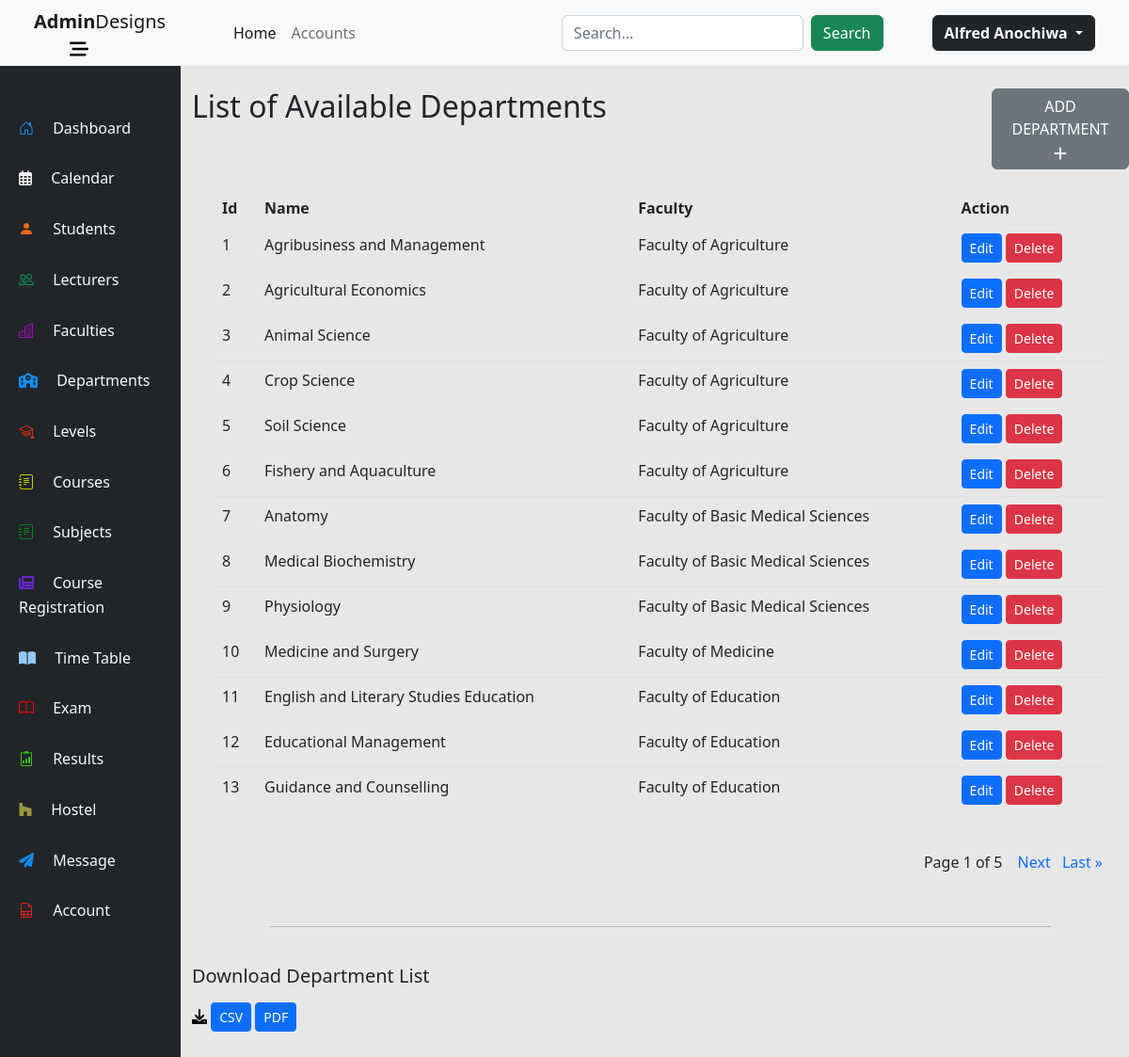
The app's page /departments/ (signed in) with its own data.
### departments/models.py (models this page shows, shortened)
class Department(models.Model):
    DURATION = (
        ('4', '4 Years'),
        ('5', '5 Years'),
        ('6', '6 Years')
    )
    departmentId = models.AutoField(primary_key=True)
    departmentName = models.CharField(blank=False, max_length=100, unique=True)
    faculty = models.ForeignKey(Faculty, on_delete=models.CASCADE)
    courseDuration =  models.CharField(max_length=1, choices=DURATION, blank=False)

### faculties/models.py (models this page shows)
class Faculty(models.Model):
    facultyId = models.AutoField(primary_key=True)
    facultyName = models.CharField(blank=False, max_length=100, unique=True)
    def __str__(self):
        return f'Faculty of {self.facultyName}'
    class Meta:
        verbose_name_plural = 'Faculties'

### departments/views.py (the view)
# urls.py: path('', views.department, name='department'),
@login_required
def department(request):
    dept = Department.objects.all()
    paginator = Paginator(dept, 13)
    page_number = request.GET.get('page')
    page_obj = paginator.get_page(page_number)
    context = {
        'dept':page_obj,
    }
    return render(request, 'dept-page.html', context)

### departments/templates/dept-page.html (shortened to what this page needs)
{% extends 'dashboard/base.html' %}
{% block content %}
<div class="row mt-4">
    <div class="h2 col-10">List of Available Departments</div>
    <div class="col-2">
        <a name="add-department" id="add-department" class="btn btn-secondary" href="add-department" role="button">
            ADD DEPARTMENT
        </a>
    </div>
</div>
<div class="table-container m-4 mb-5">
    <table class="table sm table-hover ">
    <thead>
        <tr class="h6">
            <th>Id</th>
            <th>Name</th>
            <th>Faculty</th>
            <th>Action</th>
    </thead>
    <tbody>
        {% for d in dept %}
        <tr>
            <td>
                <a href="details/{{d.departmentId}}" class="text-decoration-none text-dark" id="{{ d.departmentName }}">
                    {{d.departmentId}}
                </a>
            </td>
            <td>
                <a href="details/{{d.departmentId}}" class="text-decoration-none text-dark" id="{{ d.departmentName }}">
                    {{d.departmentName}}
                </a>
            </td>
            <td>
                    <a href="details/{{d.departmentId}}" class="text-decoration-none text-dark" id="{{ d.departmentName }}">
                    {{d.faculty}}
                </a>
            </td>
            <td>
                <a href="edit-department/{{d.departmentId}}" class="text-decoration-none text-dark" id="{{ d.departmentName }}">
                    <button type="button" class="btn btn-sm btn-primary">Edit</button>
                </a>
                <a href="delete-department/{{d.departmentId}}" class="text-decoration-none text-dark" id="{{ d.departmentName }}">
                    <button type="button" class="btn btn-sm btn-danger">Delete</button>
                </a>
            </td>
        </tr>
        {% endfor %}
    </tbody>
    </table>
    <div class="pagination  text-center float-end mt-4">
        <span class="step-links">
        <span class="current ms-2 me-2">
        Page {{ dept.number }} of {{ dept.paginator.num_pages }}
        </span>
        {% if dept.has_next %}
        <a class="text-decoration-none ms-1 me-1" href="?page={{ dept.next_page_number }}">Next</a>
        <a class="text-decoration-none ms-1 me-1" href="?page={{ dept.paginator.num_pages }}">Last &raquo;</a>
        {% endif %}
      </span>
    </div>
</div>
<br><br>
<div class="col-12 justify-content-center d-flex">
    <hr class="mt-4 col-10 ">
</div>
<div class="h5 mt-4 mb-3 col-10">Download Department List</div>
<div class="col-12 mb-5">
    <a name="department-list-csv" id="department-list-csv" class="btn btn-primary btn-sm" href="department-list-csv" role="button">CSV</a>
    <a name="department-list-pdf" id="department-list-pdf" class="btn btn-primary btn-sm" href="department-list-pdf" role="button">PDF</a>
</div>
{% endblock content %}

### dashboard/templates/dashboard/base.html (shortened to what this page needs)
{% load static %}
<!DOCTYPE html>
<html lang="en">
<head>
    <link rel="stylesheet" href="https://cdn.jsdelivr.net/npm/bootstrap@5.2.3/dist/css/bootstrap.min.css">
    <link rel="stylesheet" href="{% static 'css/bootstrap.min.css' %}">
    <link rel="stylesheet" href="{% static 'css/animate.css' %}">
</head>
<body class=" p-0 m-0">
<nav class="navbar navbar-expand-sm navbar-light bg-light row sticky-top">
    <div class="col-2 text-center ps-5">
        <a class="navbar-brand" href="../../../"><strong>Admin</strong>Designs</a>
        <a class="me-5" href="#"  data-bs-toggle="collapse" data-bs-target="#aside" aria-expanded="false" aria-controls="aside">
        </a>
    </div>
      <div class="col-10 ps-5 pe-5">
        <div class="collapse navbar-collapse" id="collapsibleNavId">
            <ul class="navbar-nav me-auto mt-2 mt-lg-0">
                <li class="nav-item">
                    <a class="nav-link active" href="../../../" aria-current="page">Home <span class="visually-hidden">(current)</span></a>
                </li>
                <li class="nav-item">
                    <a class="nav-link" href="../../../accounts">Accounts</a>
                </li>
            </ul>
            <form class="d-flex my-2 my-lg-0" method="GET" action="search">
                <input class="form-control me-sm-2" type="text" placeholder="Search..." name="q">
                <button class="btn btn-success my-2 my-sm-0" type="submit">Search</button>
            </form>
            <div class="ms-1 d-flex flex-row align-items-center">
                <div class="dropdown">
                    <a class="btn btn-dark dropdown-toggle" type="button" id="dropdownMenuButton" data-toggle="dropdown" aria-haspopup="true" aria-expanded="false">
                        <strong class="">{{user.first_name}} {{user.last_name}}</strong>
                    </a>
                </div>
            </div>
        </div>
  </div>
</nav>
<div class="row">
    <aside class="col-2 bg-dark text-light p-0 aside" id="aside">
        <div class="col-12 m-2 mt-5 ">
            <div class="col-12 mb-3  aside-list-item ps-4 pt-1 pb-2 active">
                <a href="../../../"  class="text-decoration-none text-light">
                    <span class="ms-3 align-middle text-responsive">Dashboard</span>
                </a>
            </div>
            <div class="col-12 mb-3  aside-list-item ps-4 pt-1 pb-2">
                <a href="#"  class="text-decoration-none text-light">
                    <span class="ms-3 align-middle text-responsive">Calendar</span>
                </a>
            </div>
            <div class="col-12 mb-3  aside-list-item ps-4 pt-1 pb-2">
                <a href="../../../students"  class="text-decoration-none text-light">
                    <svg xmlns="http://www.w3.org/2000/svg" width="16" height="16" fill="currentColor" style="fill: rgb(239, 101, 16);" class="bi bi-person-fill" viewBox="0 0 16 16">
                        <path d="M3 14s-1 0-1-1 1-4 6-4 6 3 6 4-1 1-1 1H3zm5-6a3 3 0 1 0 0-6 3 3 0 0 0 0 6z"/>
                      </svg>
                    <span class="ms-3 align-middle text-responsive">Students</span>
                </a>
            </div>
            <div class="col-12 mb-3  aside-list-item ps-4 pt-1 pb-2">
                <a href="../../../lecturers"  class="text-decoration-none text-light">
                    <span class="ms-3 align-middle text-responsive">Lecturers</span>
                </a>
            </div>
            <div class="col-12 mb-3  aside-list-item ps-4 pt-1 pb-2">
                <a href="../../../faculties"  class="text-decoration-none text-light">
                    <span class="ms-3 align-middle text-responsive">Faculties</span>
                </a>
            </div>
            <div class="col-12 mb-3  aside-list-item ps-4 pt-1 pb-2">
                <a href="../../../departments"  class="text-decoration-none text-light" >
                    <span class="ms-3 align-middle text-responsive">Departments</span>
                </a>
            </div>
            <div class="col-12 mb-3  aside-list-item ps-4 pt-1 pb-2">
                <a href="../../../levels"  class="text-decoration-none text-light">
                    <span class="ms-3 align-middle text-responsive">Levels</span>
                </a>
            </div>
            <div class="col-12 mb-3  aside-list-item ps-4 pt-1 pb-2">
                <a href="../../../courses"  class="text-decoration-none text-light">
                    <span class="ms-3 align-middle text-responsive">Courses</span>
                </a>
            </div>
            <div class="col-12 mb-3  aside-list-item ps-4 pt-1 pb-2">
                <a href="../../../subjects"  class="text-decoration-none text-light">
                    <span class="ms-3 align-middle text-responsive">Subjects</span>
                </a>
            </div>
                        <div class="col-12 mb-3  aside-list-item ps-4 pt-1 pb-2">
                <a href="#"  class="text-decoration-none text-light">
                    <span class="ms-3 align-middle text-responsive">Course Registration</span>
                </a>
            </div>
            <div class="col-12 mb-3  aside-list-item ps-4 pt-1 pb-2">
                <a href="#"  class="text-decoration-none text-light">
                    <span class="ms-3 align-middle text-responsive">Time Table</span>
                </a>
            </div>
            <div class="col-12 mb-3  aside-list-item ps-4 pt-1 pb-2">
                <a href="#"  class="text-decoration-none text-light">
                    <span class="ms-3 align-middle text-responsive">Exam</span>
                </a>
            </div>
            <div class="col-12 mb-3  aside-list-item ps-4 pt-1 pb-2">
                <a href="#"  class="text-decoration-none text-light">
                    <span class="ms-3 align-middle text-responsive">Results</span>
                </a>
            </div>
            <div class="col-12 mb-3  aside-list-item ps-4 pt-1 pb-2">
                <a href="#"  class="text-decoration-none text-light">
                    <svg style="fill: rgb(154, 151, 65);" xmlns="http://www.w3.org/2000/svg" viewBox="0 0 448 512"><path d="M275.9 330.7H171.3V480H17V32h109.5v104.5l305.1 85.6V480H275.9z"/></svg>
                    <span class="ms-3 align-middle text-responsive">Hostel</span>
                </a>
            </div>
            <div class="col-12 mb-3  aside-list-item ps-4 pt-1 pb-2">
                <a href="#"  class="text-decoration-none text-light">
                    <span class="ms-3 align-middle text-responsive">Message</span>
                </a>
            </div>
            <div class="col-12 mb-3  aside-list-item ps-4 pt-1 pb-2">
                <a href="../../../accounts"  class="text-decoration-none text-light">
                    <span class="ms-3 align-middle text-responsive">Account</span>
                </a>
            </div>
        </div>
    </aside>
    <main class="col-10 main">
        {% block content%}
        {% endblock content %}
    </main>
</div>
</body>
</html>

### dashboard/templates/dashboard/base.html (style rules this page uses)
.aside div svg { fill: whitesmoke; height: 16px; }
.main { background-color: rgb(231, 231, 231); }

### records on screen
Department: departmentId "1", departmentName "Agribusiness and Management", faculty "Faculty of Agriculture"
Department: departmentId "2", departmentName "Agricultural Economics", faculty "Faculty of Agriculture"
Department: departmentId "3", departmentName "Animal Science", faculty "Faculty of Agriculture"
Department: departmentId "4", departmentName "Crop Science", faculty "Faculty of Agriculture"
Department: departmentId "5", departmentName "Soil Science", faculty "Faculty of Agriculture"
Department: departmentId "6", departmentName "Fishery and Aquaculture", faculty "Faculty of Agriculture"
Department: departmentId "7", departmentName "Anatomy", faculty "Faculty of Basic Medical Sciences"
Department: departmentId "8", departmentName "Medical Biochemistry", faculty "Faculty of Basic Medical Sciences"
Department: departmentId "9", departmentName "Physiology", faculty "Faculty of Basic Medical Sciences"
Department: departmentId "10", departmentName "Medicine and Surgery", faculty "Faculty of Medicine"
Department: departmentId "11", departmentName "English and Literary Studies Education", faculty "Faculty of Education"
Department: departmentId "12", departmentName "Educational Management", faculty "Faculty of Education"
Department: departmentId "13", departmentName "Guidance and Counselling", faculty "Faculty of Education"

### other values on screen
{{ user.first_name }} "Alfred"
{{ user.last_name }} "Anochiwa"
{{ dept.number }} "1"
{{ dept.paginator.num_pages }} "5"
